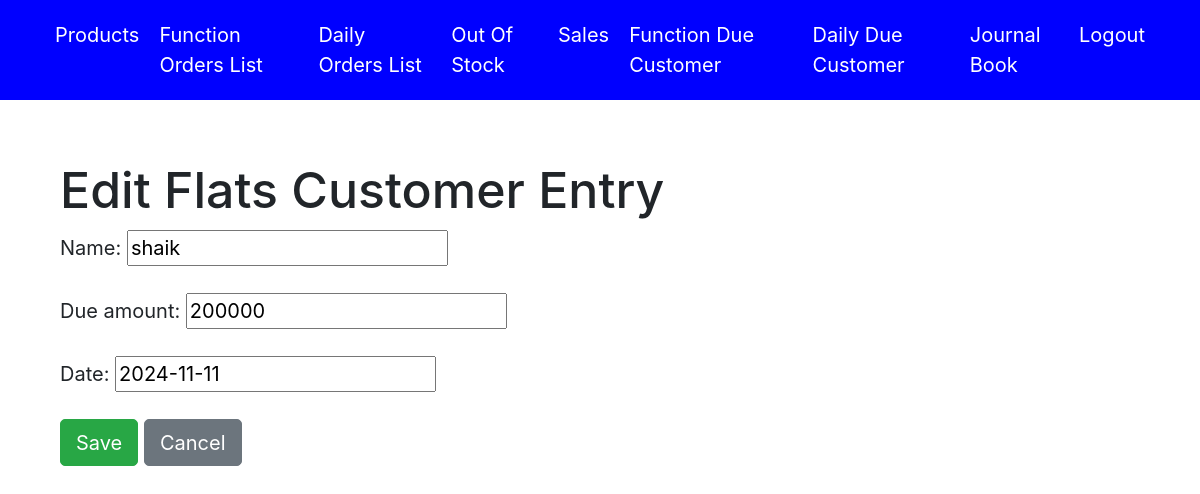
Page /flats/debt/customers/3/edit/ (signed in) on the earlier database version.
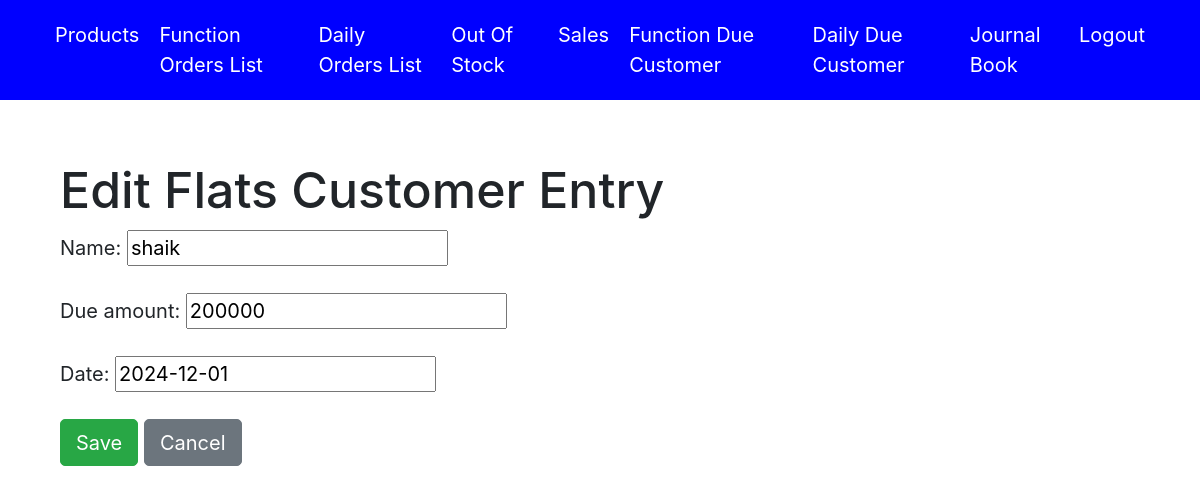
Same page on the later database version.
### accounts/models.py (models this page shows, shortened)
class FlatsDebtCustomer(models.Model):
    name = models.CharField(max_length=100)
    due_amount = models.IntegerField()
    date = models.DateField(default=timezone.now)

### accounts/views.py (the view)
# urls.py: path('flats/debt/customers/<int:pk>/edit/',views.flat_debt_customer_update, name='flat_debt_customer_update'),
def flat_debt_customer_update(request, pk):
    flat_entry = get_object_or_404(FlatsDebtCustomer, pk=pk)
    if request.method == 'POST':
        form = FlatDebtCustomerForm(request.POST, instance=flat_entry)
        if form.is_valid():
            form.save()
            return redirect('flat_debt_customer_list')
    else:
        form = FlatDebtCustomerForm(instance=flat_entry)
    return render(request, 'flat_debt_customers_form.html', {'form': form})

### accounts/forms.py
class FlatDebtCustomerForm(forms.ModelForm):
    class Meta:
        model = FlatsDebtCustomer
        fields = ['name', 'due_amount', 'date']

### accounts/templates/flat_debt_customers_form.html (shortened to what this page needs)
{% extends 'base.html' %}
{% block content %}
<head>
    <link href="https://stackpath.bootstrapcdn.com/bootstrap/4.5.2/css/bootstrap.min.css" rel="stylesheet">
</head>
<body>
    <div class="container mt-5">
        <h1>{% if form.instance.pk %}Edit{% else %}Add{% endif %} Flats Customer Entry</h1>
        <form method="post">
            <div class="form-group">
                {{ form.as_p }}
            </div>
            <button type="submit" class="btn btn-success">Save</button>
            <a href="{% url 'flat_debt_customer_list' %}" class="btn btn-secondary">Cancel</a>
        </form>
    </div>
</body>
{% endblock %}

Differences in the rows shown:
changed FlatsDebtCustomer "shaik": date "2024-11-11" → "2024-12-01"
